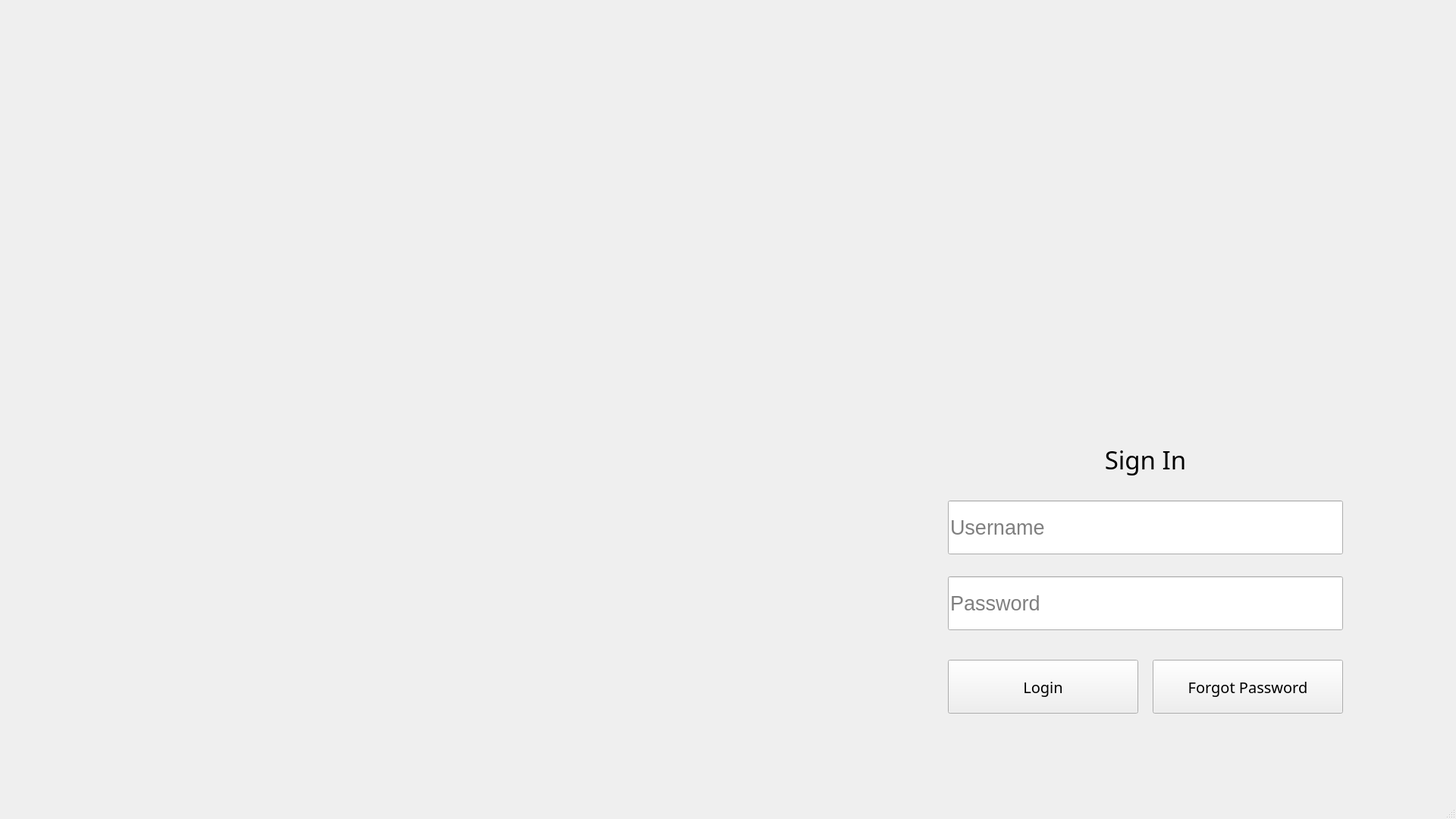
<?xml version="1.0" encoding="UTF-8"?>
<ui version="4.0">
 <class>MainWindow_L_1</class>
 <widget class="QMainWindow" name="MainWindow_L_1">
  <property name="geometry">
   <rect>
    <x>0</x>
    <y>0</y>
    <width>1920</width>
    <height>1080</height>
   </rect>
  </property>
  <property name="windowTitle">
   <string>MainWindow</string>
  </property>
  <widget class="QWidget" name="centralwidget_L_1">
   <widget class="QPushButton" name="loginButton_L_1">
    <property name="geometry">
     <rect>
      <x>1250</x>
      <y>870</y>
      <width>251</width>
      <height>71</height>
     </rect>
    </property>
    <property name="font">
     <font>
      <family>Franklin Gothic Medium Cond</family>
      <pointsize>15</pointsize>
     </font>
    </property>
    <property name="styleSheet">
     <string notr="true"/>
    </property>
    <property name="text">
     <string>Login</string>
    </property>
   </widget>
   <widget class="QLineEdit" name="usernameInput_L_1">
    <property name="geometry">
     <rect>
      <x>1250</x>
      <y>660</y>
      <width>521</width>
      <height>71</height>
     </rect>
    </property>
    <property name="font">
     <font>
      <pointsize>20</pointsize>
     </font>
    </property>
    <property name="placeholderText">
     <string>Username</string>
    </property>
   </widget>
   <widget class="QLineEdit" name="passwordInput_L_1">
    <property name="geometry">
     <rect>
      <x>1250</x>
      <y>760</y>
      <width>521</width>
      <height>71</height>
     </rect>
    </property>
    <property name="font">
     <font>
      <pointsize>20</pointsize>
     </font>
    </property>
    <property name="placeholderText">
     <string>Password</string>
    </property>
   </widget>
   <widget class="QLabel" name="loginBgLabel_L_1">
    <property name="geometry">
     <rect>
      <x>0</x>
      <y>0</y>
      <width>1920</width>
      <height>1080</height>
     </rect>
    </property>
    <property name="text">
     <string/>
    </property>
    <property name="scaledContents">
     <bool>true</bool>
    </property>
   </widget>
   <widget class="QPushButton" name="forgotPasswordButton_L_1">
    <property name="geometry">
     <rect>
      <x>1520</x>
      <y>870</y>
      <width>251</width>
      <height>71</height>
     </rect>
    </property>
    <property name="font">
     <font>
      <family>Franklin Gothic Medium Cond</family>
      <pointsize>15</pointsize>
     </font>
    </property>
    <property name="text">
     <string>Forgot Password</string>
    </property>
   </widget>
   <widget class="QLabel" name="signInLabel_L_1">
    <property name="geometry">
     <rect>
      <x>1250</x>
      <y>570</y>
      <width>521</width>
      <height>71</height>
     </rect>
    </property>
    <property name="font">
     <font>
      <family>Franklin Gothic Medium Cond</family>
      <pointsize>25</pointsize>
     </font>
    </property>
    <property name="text">
     <string>Sign In</string>
    </property>
    <property name="alignment">
     <set>Qt::AlignCenter</set>
    </property>
   </widget>
   <zorder>loginBgLabel_L_1</zorder>
   <zorder>loginButton_L_1</zorder>
   <zorder>usernameInput_L_1</zorder>
   <zorder>passwordInput_L_1</zorder>
   <zorder>forgotPasswordButton_L_1</zorder>
   <zorder>signInLabel_L_1</zorder>
  </widget>
  <widget class="QMenuBar" name="menubar_L_1">
   <property name="geometry">
    <rect>
     <x>0</x>
     <y>0</y>
     <width>1920</width>
     <height>26</height>
    </rect>
   </property>
  </widget>
  <widget class="QStatusBar" name="statusbar"/>
 </widget>
 <resources>
  <include location="../resource.qrc"/>
 </resources>
 <connections/>
</ui>
